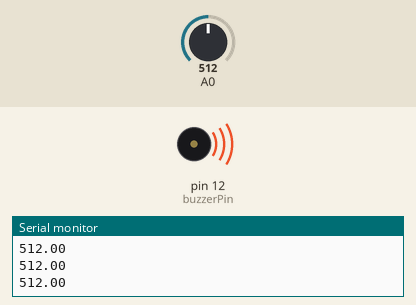
This sketch was run on a simulated Arduino Uno, built with avr-gcc and run on an emulated ATmega328P. Shown: buzzer (waves = sounding), the last lines printed to the serial monitor. The test bench sets the inputs (shaded band); at power-on: A0 = 512.

Above: at 1.2 s.
1.3 s: A0 set to 107
2.8 s: A0 set to 91
At 3.8 s:
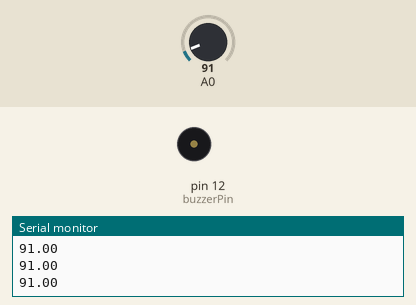
4.3 s: A0 set to 110
At 5.6 s:
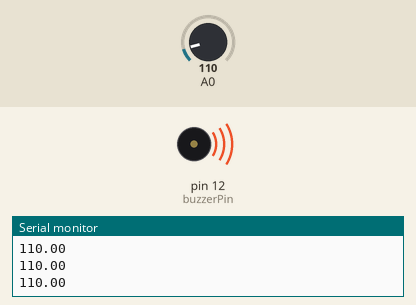
5.9 s: A0 set to 90
At 6.8 s:
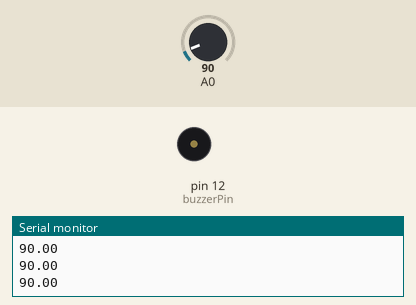
Timing chart, 0 to 8.5 s (numbered marks = the images above; inputs shaded):
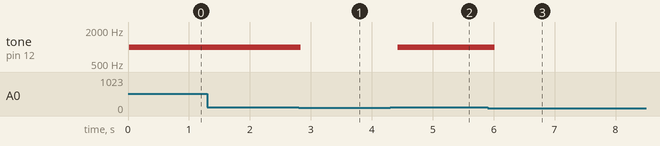

Measured:
- the behaviour switches between 101 and 100 on A0 (found by bisection; images 0 and 1)
- after the input at 2.8 s, tone on pin 12 (buzzerPin): 1000 Hz → silent at once
- after the input at 4.3 s, tone on pin 12 (buzzerPin): silent → 1000 Hz after 0.13 s
- after the input at 5.9 s, tone on pin 12 (buzzerPin): 1000 Hz → silent after 0.12 s

The sketch:

sensor_buuzzer.ino
```cpp
const int buzzerPin = 12; // Define the pin for the buzzer

void setup() {
    Serial.begin(9600);
    pinMode(buzzerPin, OUTPUT); // Set the buzzer pin as an output
}

void loop() {
    int sensorValue = analogRead(A0);
    float filteredValue = 0;
    for (int i = 0; i < 100; i++) {
        filteredValue += analogRead(A0);
        delayMicroseconds(100);
    }
    filteredValue /= 100;

    //Serial.print(sensorValue);
    //Serial.print(",");
    Serial.println(filteredValue);

    if (filteredValue > 100) {
    	tone(buzzerPin, 1000); // Turn the buzzer on
    } else {
	noTone(buzzerPin); // Turn the buzzer off
    }

    delay(100);
}
```
